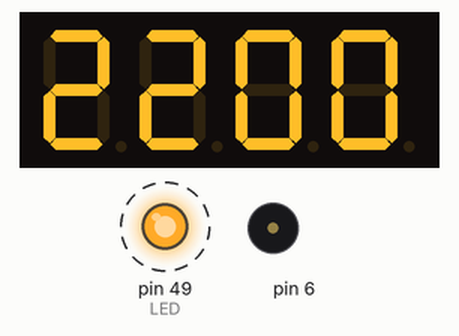
The sketch below on a simulated Arduino Mega 2560, built with avr-gcc and run on an emulated ATmega2560. Shown: 4-digit seven-segment display, output pins drawn as LEDs (lit = HIGH), buzzer (waves = sounding). Dashed ring = blinking. Pins used as bus, display or sensor lines are not drawn; what the sketch prints to the serial monitor is not drawn.

Above: at 9.05 s.
At 10.65 s:
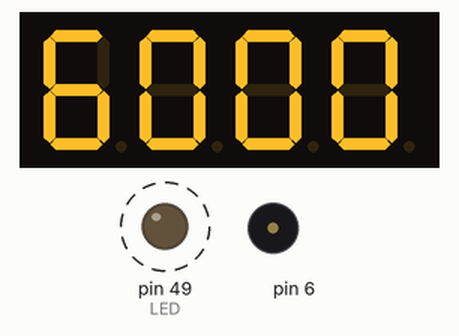
At 12.25 s:
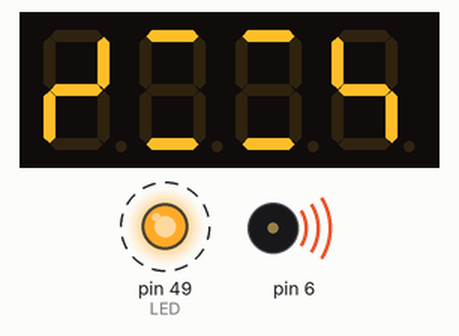
At 12.81 s:
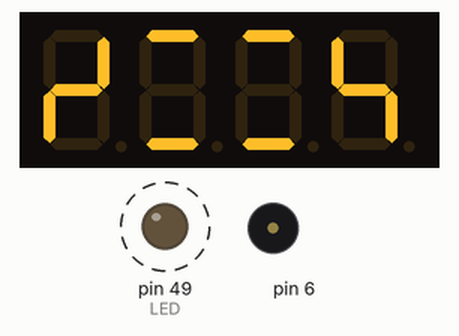
Timing chart, 0 to 40.0 s (numbered marks = the images above):
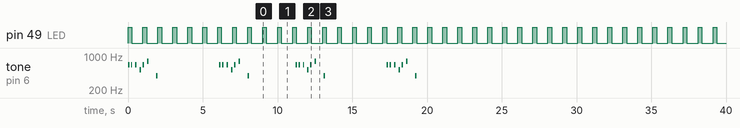

The sketch:

DDS_T5.ino
```cpp
#include <SevSeg.h> // Include the SevSeg library
SevSeg sevseg;

char invertedDisplay[5]; // Buffer

#define E 659 // Hz
#define C 523 // Hz
#define G 784 // Hz
#define g 392 // Hz
#define R 0 // Rest, play no sound
int song[] = {E, R, E, R, R, E, R, R, C, R, E, R, R, G, R, R, R, R, R, g, R};
int note = 0;
boolean light = false;
boolean countdown = true;
boolean smile = true;
int numTask2 = 0;
int times = 0;

byte smileyPattern[4] = {
  0b01010010, // 1st DP, left side smile
  0b00001001, // middle left
  0b00001001, // middle right
  0b01100100  // 4th DP, right side smile
};

byte sevOff[4] = {
  0b00000000,
  0b00000000,
  0b00000000,
  0b00000000
};

enum TaskState {
  READY,
  RUNNING,
  SLEEPING,
  DEAD
};

enum FlagState {
  PENDING,
  DONE
};

volatile FlagState sFlag;

typedef struct {
  void (*task)(); // the function pointer
  char name[20]; // name
  int id; // unqiue id
  int state; // the task state
  int start; // number of times tasks was called
  int delay; // delay
} TCBstruct;

TCBstruct taskList[10];
TCBstruct deadTasks[10];
int count = 0;
int numDead = 0;

int task_active = 0;

void sleep(int sleeptime){
  taskList[task_active].state = SLEEPING;
  taskList[task_active].delay = sleeptime;
}

void task_self_quit() {
  taskList[task_active].state = DEAD;
  if (numDead < 10) {
    deadTasks[numDead] = taskList[task_active];
    numDead++;
  }

  for (int i = task_active; i < count - 1; i++) {
    taskList[i] = taskList[i + 1];
  }

  count--;
  task_active--;
}

void task_start(TCBstruct *task) {
  if (task->state == DEAD) {
    task->state = READY;
  }
  if (count < 10) {
    taskList[count] = *task;
    count++;
  }
}

void setup() {
  Serial.begin(9600);

  // DDS set up
  taskList[0] = (TCBstruct) {Task1, "LED LIGHTS", 1, READY, 0, 0};
  taskList[1] = (TCBstruct) {Task2, "Song 2x", 2, READY, 0, 0};
  taskList[2] = (TCBstruct) {schedule_sync, "Sync", 3, READY, 0, 0};
  count = 3;

  // Task 1 setup
  DDRL |= 1 << DDL0; // set pin 49
  PORTL &= ~(1 << PORTL0); // initial off

  // Task 2 set up
  DDRH |= (1 << PH3); // set pin 6

  TCCR4A = 0;
  TCCR4B = 0;
  TCCR4B |= 1 << WGM42; // CTC Mode
  TCCR4A |= 1 << COM4A0; // toggle pin 6
  TCCR4B |= 1 << CS41; // prescaler 8

  // Task 3 set up
  byte numDigits = 4; // Number of digits on the display
  byte digitPins[] = {10, 11, 12, 13}; // Pins controlling each digit
  byte segmentPins[] = {2, 3, 4, 5, 48, 7, 8, 9}; // Pins controlling each segment
  segmentPins[7] = 3;
  bool resistorsOnSegments = true; // Assuming resistors are on the segment pins
  byte hardwareConfig = COMMON_CATHODE; // Type of 7-segment display
  sevseg.begin(hardwareConfig, numDigits, digitPins, segmentPins, resistorsOnSegments);
  sevseg.setBrightness(90); // Set brightness level
  sevseg.setSegments(sevOff);

  // Interrupt Timer Setup
  TCCR3A = 0;
  TCCR3B = 0;
  TCCR3B |= 1 << WGM32;
  TCCR3B |= 1 << CS31; // prescaler 8
  OCR3A = 4000;  // sets frequency to 2ms
  TIMSK3 |= (1 << OCIE3A); // Timer 3 Compare Match A interrupt

  Serial.println("Setup Complete.");
}

ISR(TIMER3_COMPA_vect) {
  sFlag = DONE;  // Update scheduler flag
}

void loop() {
  while (1) {
    for (int i = 0; i < count; i++) {
      if (taskList[i].state == READY) {
        taskList[i].state = RUNNING;
        task_active = i;
        taskList[i].start++;
        taskList[i].task();
      }
      if (taskList[i].state == RUNNING) {
        taskList[i].state = READY;
      }
    }
  }
}

void schedule_sync() {
  sFlag = PENDING;
  while (sFlag == PENDING) { }
  for (int i = 0; i < count; i++) {
    if (taskList[i].state == SLEEPING) {
      taskList[i].delay -= 2;
      if (taskList[i].delay <= 0) {
        taskList[i].state = READY;
      }
    }
  }
  sevseg.refreshDisplay();
}

void Task1() {
  if (light) {
    PORTL &= ~(1 << PORTL0); // Turn off the LED
    light = false;
    sleep(750); // Sleep for 750ms
  } else {
    PORTL |= 1 << PORTL0; // Turn on the LED
    light = true;
    sleep(250); // Sleep for 250ms
  }
  return;
}

void Task2() {
  if (times > 1) {
    task_self_quit();
    return;
  }
  if (note < sizeof(song) / sizeof(song[0])) {
    if (song[note] == 0) {
      TCCR4A &= ~(1 << COM4A0);
    } else {
      TCCR4A |= 1 << COM4A0;
      OCR4A = 2000000 / (2 * song[note]);
    }
    sleep(100);
  }
  if (note >= sizeof(song) / sizeof(song[0])) {
    TCCR4A &= ~(1 << COM4A0);
    note = 0;
    sleep(4000);
    numTask2++;
  } else {
    note++;
  }
  if (numTask2 > 1) {
    task_self_quit();
    taskList[3] = (TCBstruct) {Task3v2, "Countdown To Smile", 4, READY, 0, 0};
    count = 4;
    times++;
  }
  return;
}

void Task3v2() {
  static int counter = 31;
  if (countdown) {
    counter--;
    sleep(100);
    if (counter <= 0) {
      countdown = false;
      task_start(&deadTasks[0]);
      numTask2 = 0;
    }
    snprintf(invertedDisplay, sizeof(invertedDisplay), "%04d", counter); // Zero-pad and convert to string
    reverseString(invertedDisplay);   // Reverse the string
    sevseg.setChars(invertedDisplay); // Display on 7-segment
  } else {
    if (smile) {
      sevseg.setSegments(smileyPattern);
      sleep(2000);
      smile = false;
      return;
    }
    sevseg.setSegments(sevOff);
    task_self_quit();
    return;
  }
}

// Helper function to reverse a string for Task 3
void reverseString(char* str) {
  int len = strlen(str);
  for (int i = 0; i < len / 2; i++) {
    char temp = str[i];
    str[i] = str[len - i - 1];
    str[len - i - 1] = temp;
  }
}
```

Measured:
- by itself, pin 49 (LED): alternates HIGH for 0.25 s and LOW for 0.75 s
- by itself, tone on pin 6: plays 659 Hz for 0.10 s, 659 Hz for 0.10 s, 659 Hz for 0.10 s, 523 Hz for 0.10 s, 659 Hz for 0.10 s, 784 Hz for 0.10 s … (28 notes in this stretch)
